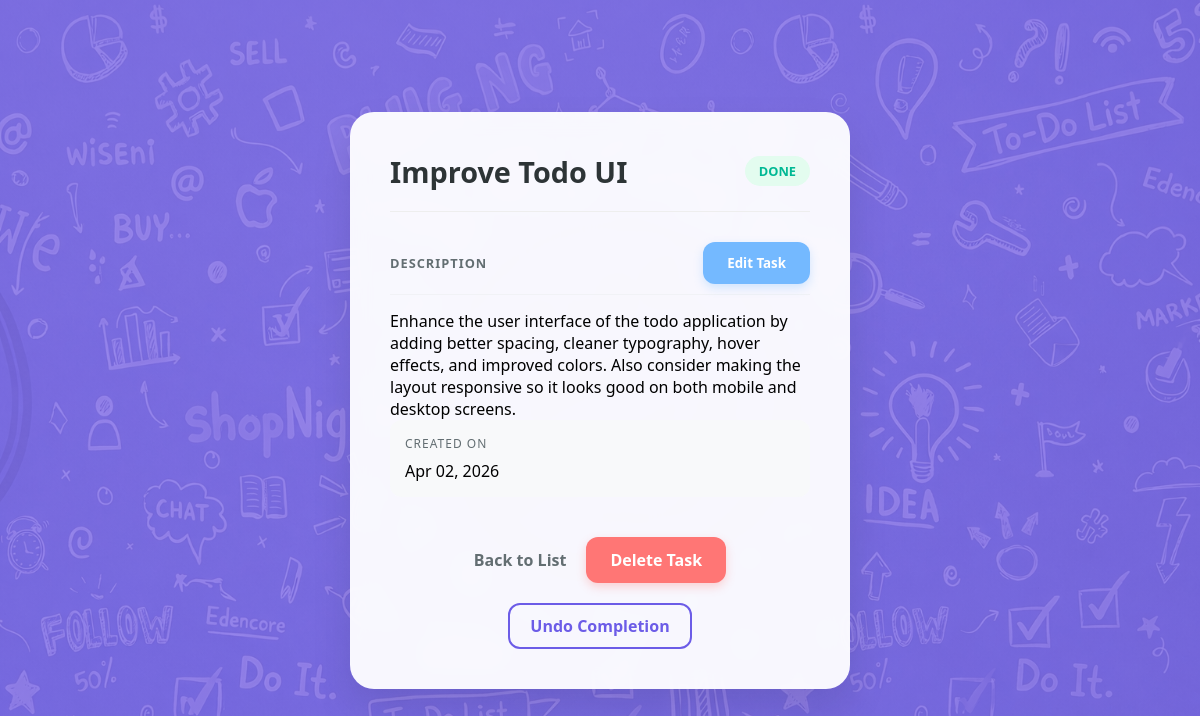
The page /todo/details/1 on the database its author committed.
### todo/models.py (models this page shows)
class todos(models.Model):
    title = models.CharField(max_length=255)
    description = models.TextField(blank=True)
    completed = models.BooleanField(default=False)
    created_at = models.DateTimeField(auto_now_add=True)

### todo/views.py (the view)
# urls.py: path('todo/details/<int:id>', views.details, name='details'),
def details(request, id):
    mytodos = todos.objects.get(id=id)
    template = loader.get_template('details.html')
    context = {
        'mytodos': mytodos,
    }
    return HttpResponse(template.render(context, request))

### todo/templates/details.html (shortened to what this page needs)
{% extends "master.html" %}
{% load static %}
{% block extra_css %}
<link rel="stylesheet" href="{% static 'main.css' %}">
{% endblock %}
{% block content %}
<div class="details-container">
    <div class="details-card">
        <div class="details-header">
            <h1>{{mytodos.title}}</h1>
            <span class="status-badge {% if mytodos.completed %}complete{% else %}pending{% endif %}">
                {% if mytodos.completed %}Done{% else %}Pending{% endif %}
            </span>
        </div>
        <div class="details-body">
            <div class="section-header">
                <label>Description</label>
                <button id="open-edit-modal" class="edit-btn">Edit Task</button>
            </div>
            <p>{{mytodos.description}}</p>
            <div class="meta-info">
                <div class="meta-item">
                    <label>Created On</label>
                    <span>{{mytodos.created_at|date:"M d, Y" }}</span>
                </div>
            </div>
        </div>
        <div class="details-footer">
            <div class="button-group">
                <a href="/todo" class="back-link">Back to List</a>
                <a href="/todo/delete/{{ mytodos.id }}" class="delete-btn"
                    onclick="return confirm('Are you sure you want to delete this?')">
                    Delete Task
                </a>
            </div>
            <div class="status-toggle-container">
                <a href="/todo/toggle/{{ mytodos.id }}" class="toggle-link">
                    {% if mytodos.completed %}
                    Undo Completion
                    {% else %}
                    Mark as Completed
                    {% endif %}
                </a>
            </div>
        </div>
    </div>
</div>
{% endblock %}

### todolist/mystaticfiles/global.css (style rules this page uses)
* { margin: 0; padding: 0; box-sizing: border-box; }
body { font-family: "Segoe UI", Tahoma, Geneva, Verdana, sans-serif; background: linear-gradient(rgba(108, 92, 231, 0.7), rgba(108, 92, 231, 0.7)), url('ChatGPT Image Apr 4, 2026, 07_54_25 AM.png'); background-repeat: no-repeat; background-position: center center; background-attachment: fixed; background-size: cover; min-height: 100vh; display: flex; justify-content: center; align-items: center; }
a { text-decoration: none; color: #333; font-weight: 500; display: block; }

### todo/static/main.css (style rules this page uses)
.details-container { display: flex; justify-content: center; align-items: center; min-height: 80vh; padding: 20px; }
.details-card { background: rgba(255, 255, 255, 0.95); backdrop-filter: blur(10px); border-radius: 24px; padding: 40px; width: 100%; max-width: 500px; box-shadow: 0 20px 40px rgba(0, 0, 0, 0.1); transition: transform 0.3s ease; }
.details-header { display: flex; justify-content: space-between; align-items: center; margin-bottom: 30px; border-bottom: 1px solid #eee; padding-bottom: 20px; }
.details-header h1 { font-size: 1.8rem; color: #2d3436; margin: 0; font-weight: 700; }
.status-badge { padding: 6px 14px; border-radius: 50px; font-size: 0.8rem; font-weight: 600; text-transform: uppercase; }
.status-badge.complete { background: #e3fcef; color: #00b894; }
.details-body label { display: block; font-size: 0.75rem; color: #636e72; text-transform: uppercase; letter-spacing: 1px; margin-bottom: 8px; }
.meta-info { background: #f8f9fa; padding: 15px; border-radius: 12px; }
.details-footer { margin-top: 40px; display: flex; flex-direction: column; align-items: center; gap: 20px; }
.button-group { display: flex; align-items: center; gap: 20px; }
.back-link { text-decoration: none; color: #636e72; font-weight: 600; transition: color 0.2s; }
.delete-btn { background: #ff7675; color: white; padding: 12px 24px; border-radius: 12px; text-decoration: none; font-weight: 700; transition: transform 0.2s, background 0.3s; box-shadow: 0 4px 10px rgba(255, 118, 117, 0.3); }
.toggle-link { text-decoration: none; color: #6c5ce7; font-weight: 600; padding: 10px 20px; border: 2px solid #6c5ce7; border-radius: 12px; transition: all 0.3s ease; }
.edit-btn { background-color: #74b9ff !important; color: white !important; border: none; padding: 12px 24px; border-radius: 12px; font-weight: 700; font-family: inherit; cursor: pointer; transition: all 0.3s ease; box-shadow: 0 4px 10px rgba(116, 185, 255, 0.3); display: inline-block; }
.section-header { display: flex; justify-content: space-between; align-items: center; margin-bottom: 15px; border-bottom: 1px solid #f1f2f6; padding-bottom: 10px; }
.section-header label { margin-bottom: 0; font-weight: 700; color: #636e72; text-transform: uppercase; letter-spacing: 1px; font-size: 0.8rem; }

### rows shown on the page
todos: title "Improve Todo UI", description "Enhance the user interface of the todo application by adding better spacing, cleaner typography, hover effects, and improved colors. Also consider making the layout responsive so it looks good on both mobile and desktop screens.", created_at "Apr 02, 2026"
